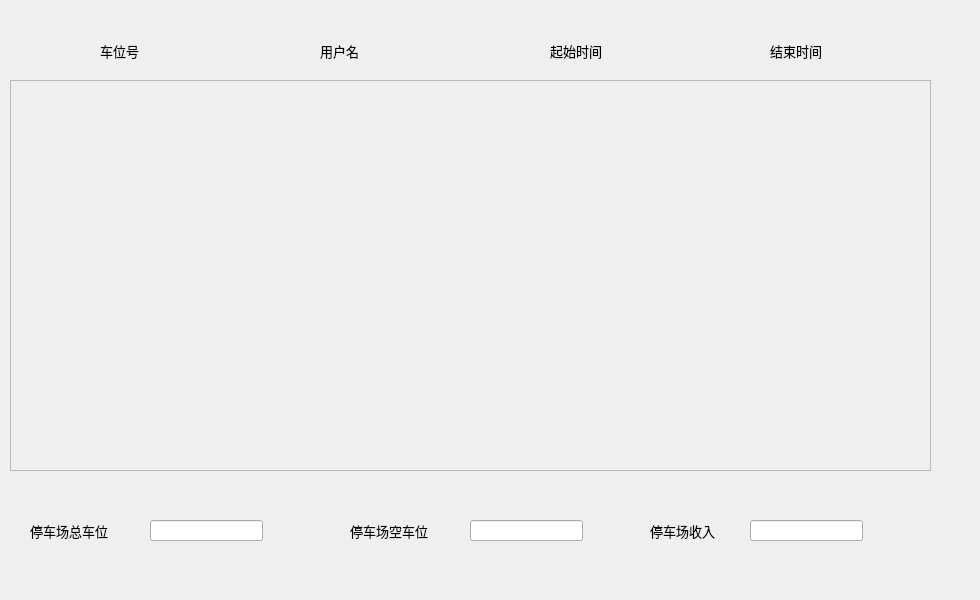
<?xml version="1.0" encoding="UTF-8"?>
<ui version="4.0">
 <class>parkingwindow</class>
 <widget class="QWidget" name="parkingwindow">
  <property name="geometry">
   <rect>
    <x>0</x>
    <y>0</y>
    <width>980</width>
    <height>600</height>
   </rect>
  </property>
  <property name="minimumSize">
   <size>
    <width>980</width>
    <height>600</height>
   </size>
  </property>
  <property name="maximumSize">
   <size>
    <width>980</width>
    <height>600</height>
   </size>
  </property>
  <property name="windowTitle">
   <string>停车场管理人员系统</string>
  </property>
  <widget class="QScrollArea" name="scrollArea">
   <property name="geometry">
    <rect>
     <x>10</x>
     <y>80</y>
     <width>921</width>
     <height>391</height>
    </rect>
   </property>
   <property name="widgetResizable">
    <bool>true</bool>
   </property>
   <widget class="QWidget" name="scrollAreaWidgetContents">
    <property name="geometry">
     <rect>
      <x>0</x>
      <y>0</y>
      <width>919</width>
      <height>389</height>
     </rect>
    </property>
   </widget>
  </widget>
  <widget class="QLabel" name="label">
   <property name="geometry">
    <rect>
     <x>30</x>
     <y>520</y>
     <width>111</width>
     <height>21</height>
    </rect>
   </property>
   <property name="font">
    <font>
     <family>黑体</family>
     <pointsize>10</pointsize>
    </font>
   </property>
   <property name="text">
    <string>停车场总车位</string>
   </property>
  </widget>
  <widget class="QLabel" name="label_2">
   <property name="geometry">
    <rect>
     <x>350</x>
     <y>520</y>
     <width>111</width>
     <height>21</height>
    </rect>
   </property>
   <property name="font">
    <font>
     <family>黑体</family>
     <pointsize>10</pointsize>
    </font>
   </property>
   <property name="text">
    <string>停车场空车位</string>
   </property>
  </widget>
  <widget class="QLabel" name="label_3">
   <property name="geometry">
    <rect>
     <x>650</x>
     <y>520</y>
     <width>91</width>
     <height>21</height>
    </rect>
   </property>
   <property name="font">
    <font>
     <family>黑体</family>
     <pointsize>10</pointsize>
    </font>
   </property>
   <property name="text">
    <string>停车场收入</string>
   </property>
  </widget>
  <widget class="QLineEdit" name="lineEdit">
   <property name="geometry">
    <rect>
     <x>150</x>
     <y>520</y>
     <width>113</width>
     <height>21</height>
    </rect>
   </property>
   <property name="readOnly">
    <bool>true</bool>
   </property>
  </widget>
  <widget class="QLineEdit" name="lineEdit_2">
   <property name="geometry">
    <rect>
     <x>470</x>
     <y>520</y>
     <width>113</width>
     <height>21</height>
    </rect>
   </property>
   <property name="readOnly">
    <bool>true</bool>
   </property>
  </widget>
  <widget class="QLineEdit" name="lineEdit_3">
   <property name="geometry">
    <rect>
     <x>750</x>
     <y>520</y>
     <width>113</width>
     <height>21</height>
    </rect>
   </property>
   <property name="readOnly">
    <bool>true</bool>
   </property>
  </widget>
  <widget class="QLabel" name="label_4">
   <property name="geometry">
    <rect>
     <x>100</x>
     <y>40</y>
     <width>72</width>
     <height>21</height>
    </rect>
   </property>
   <property name="font">
    <font>
     <family>黑体</family>
     <pointsize>10</pointsize>
    </font>
   </property>
   <property name="text">
    <string>车位号</string>
   </property>
  </widget>
  <widget class="QLabel" name="label_5">
   <property name="geometry">
    <rect>
     <x>320</x>
     <y>40</y>
     <width>72</width>
     <height>21</height>
    </rect>
   </property>
   <property name="font">
    <font>
     <family>黑体</family>
     <pointsize>10</pointsize>
    </font>
   </property>
   <property name="text">
    <string>用户名</string>
   </property>
  </widget>
  <widget class="QLabel" name="label_6">
   <property name="geometry">
    <rect>
     <x>550</x>
     <y>40</y>
     <width>72</width>
     <height>21</height>
    </rect>
   </property>
   <property name="font">
    <font>
     <family>黑体</family>
     <pointsize>10</pointsize>
    </font>
   </property>
   <property name="text">
    <string>起始时间</string>
   </property>
  </widget>
  <widget class="QLabel" name="label_7">
   <property name="geometry">
    <rect>
     <x>770</x>
     <y>40</y>
     <width>72</width>
     <height>21</height>
    </rect>
   </property>
   <property name="font">
    <font>
     <family>黑体</family>
     <pointsize>10</pointsize>
    </font>
   </property>
   <property name="text">
    <string>结束时间</string>
   </property>
  </widget>
 </widget>
 <resources/>
 <connections/>
</ui>
